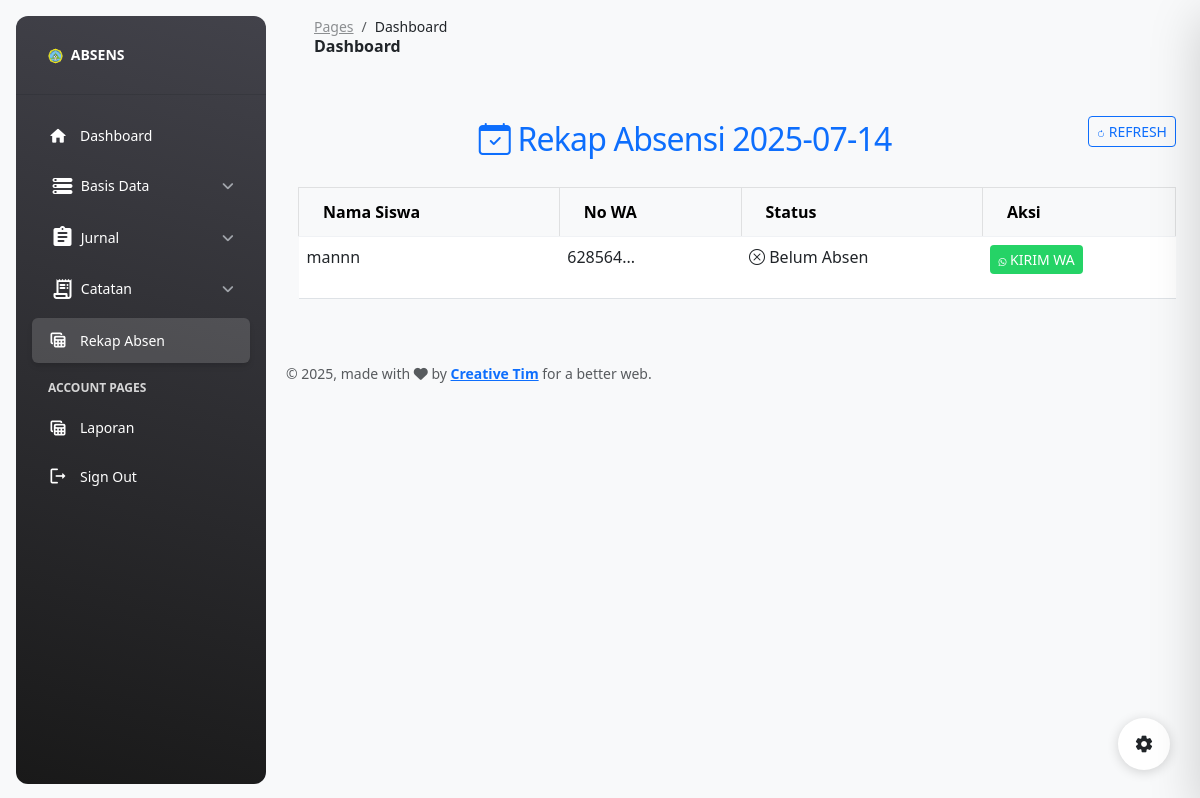
/index.php?page=rekap_absen (signed in), run on the app's committed database.
### tables this page shows
CREATE TABLE `siswa` (
  `id_siswa` int NOT NULL,
  `nisn` varchar(20) NOT NULL,
  `nama_siswa` varchar(50) NOT NULL,
  `kelas` varchar(10) NOT NULL,
  `pro_keahlian` varchar(100) NOT NULL,
  `ttl` varchar(100) NOT NULL,
  `id_sekolah` int NOT NULL,
  `id_perusahaan` int NOT NULL,
  `tanggal_mulai` date NOT NULL,
  `tanggal_selesai` date NOT NULL,
  `id_pembimbing` int NOT NULL,
  `username` varchar(20) NOT NULL,
  `password` varchar(20) NOT NULL,
  `no_wa` varchar(20) NOT NULL
);

### pages/admin_rekap_absen.php (the view, shortened to what this page needs)
<?php
include('koneksi.php');
$tanggal = date('Y-m-d');
$batas_telat = '08:00:00';
$query_siswa = mysqli_prepare($coneksi, "SELECT id_siswa, nama_siswa, no_wa FROM siswa ORDER BY nama_siswa");
mysqli_stmt_execute($query_siswa);
$result_siswa = mysqli_stmt_get_result($query_siswa);
?>
<!DOCTYPE html>
<html lang="id">
<head>
    <link href="https://cdn.jsdelivr.net/npm/bootstrap@5.3.0/dist/css/bootstrap.min.css" rel="stylesheet">
    <link rel="stylesheet" href="https://cdn.jsdelivr.net/npm/bootstrap-icons@1.10.0/font/bootstrap-icons.css">
</head>
<body>
    <div class="container">
        <div class="d-flex justify-content-between align-items-center mb-4 mt-4">
    <div class="flex-grow-1 text-center">
        <h2 class="text-primary m-0"><i class="bi bi-calendar-check"></i> Rekap Absensi <?= htmlspecialchars($tanggal) ?></h2>
    </div>
    <div class="ms-3">
        <a href="javascript:window.location.reload()" class="btn btn-sm btn-outline-primary">
            <i class="bi bi-arrow-clockwise"></i> Refresh
        </a>
    </div>
</div>
        <div class="table-responsive">
            <table class="table table-hover table-bordered">
                <thead class="table-light">
                    <tr>
                        <th>Nama Siswa</th>
                        <th>No WA</th>
                        <th>Status</th>
                        <th>Aksi</th>
                    </tr>
                </thead>
                <tbody>
                    <?php while ($siswa = mysqli_fetch_assoc($result_siswa)): ?>
                        <?php
                        $id = $siswa['id_siswa'];
                        $nama = htmlspecialchars($siswa['nama_siswa']);
                        $wa = htmlspecialchars($siswa['no_wa']);
                        $query_absen = mysqli_prepare($coneksi, "SELECT jam_masuk FROM absen WHERE id_siswa = ? AND tanggal = ?");
                        mysqli_stmt_bind_param($query_absen, "is", $id, $tanggal);
                        mysqli_stmt_execute($query_absen);
                        $result_absen = mysqli_stmt_get_result($query_absen);
                        $absen = mysqli_fetch_assoc($result_absen);
                        if (!$absen) {
                            $status_class = 'status-belum';
                            $status_icon = '<i class="bi bi-x-circle"></i>';
                            $status_text = 'Belum Absen';
                            $pesan = "📢 Siswa *$nama* belum melakukan absen hari ini ($tanggal). Harap segera absen!";
                        } elseif ($absen['jam_masuk'] > $batas_telat) {
                            $status_class = 'status-telat';
                            $status_icon = '<i class="bi bi-exclamation-triangle"></i>';
                            $status_text = 'Telat';
                            $pesan = "⚠️ Siswa *$nama* telat dalam melakukan absensi pada pukul {$absen['jam_masuk']}. Jangan sampai telat lagi!⚠️";
                        } else {
                            $status_class = 'status-hadir';
                            $status_icon = '<i class="bi bi-check-circle"></i>';
                            $status_text = 'Hadir';
                            $pesan = null;
                        }
                        ?>
                        <tr>
                            <td><?= $nama ?></td>
                            <td><?= substr($wa, 0, 6) ?>...</td>
                            <td class="<?= $status_class ?>">
                                <?= $status_icon ?> <?= $status_text ?>
                            </td>
                            <td>
                                <?php if ($pesan && !empty($wa)): ?>
                                    <button class="btn btn-sm btn-wa" onclick="kirimNotifikasi('<?= addslashes($wa) ?>', '<?= addslashes($pesan) ?>')">
                                        <i class="bi bi-whatsapp"></i> Kirim WA
                                    </button>
                                <?php else: ?>
                                    <span class="text-muted">-</span>
                                <?php endif ?>
                            </td>
                        </tr>
                    <?php endwhile ?>
                </tbody>
            </table>
        </div>
    </div>
</body>
</html>

### pages/admin_rekap_absen.php (style rules this page uses)
.table-responsive { margin-top: 20px; }
.status-belum { color: #dc3545; }
.btn-wa { background-color: #25D366; color: white; }
.table th { background-color: #f8f9fa; }

### data on the page
siswa: nama_siswa "mannn", no_wa "628564", status_text "Belum Absen"

### other printed values
$tanggal "2025-07-14"
